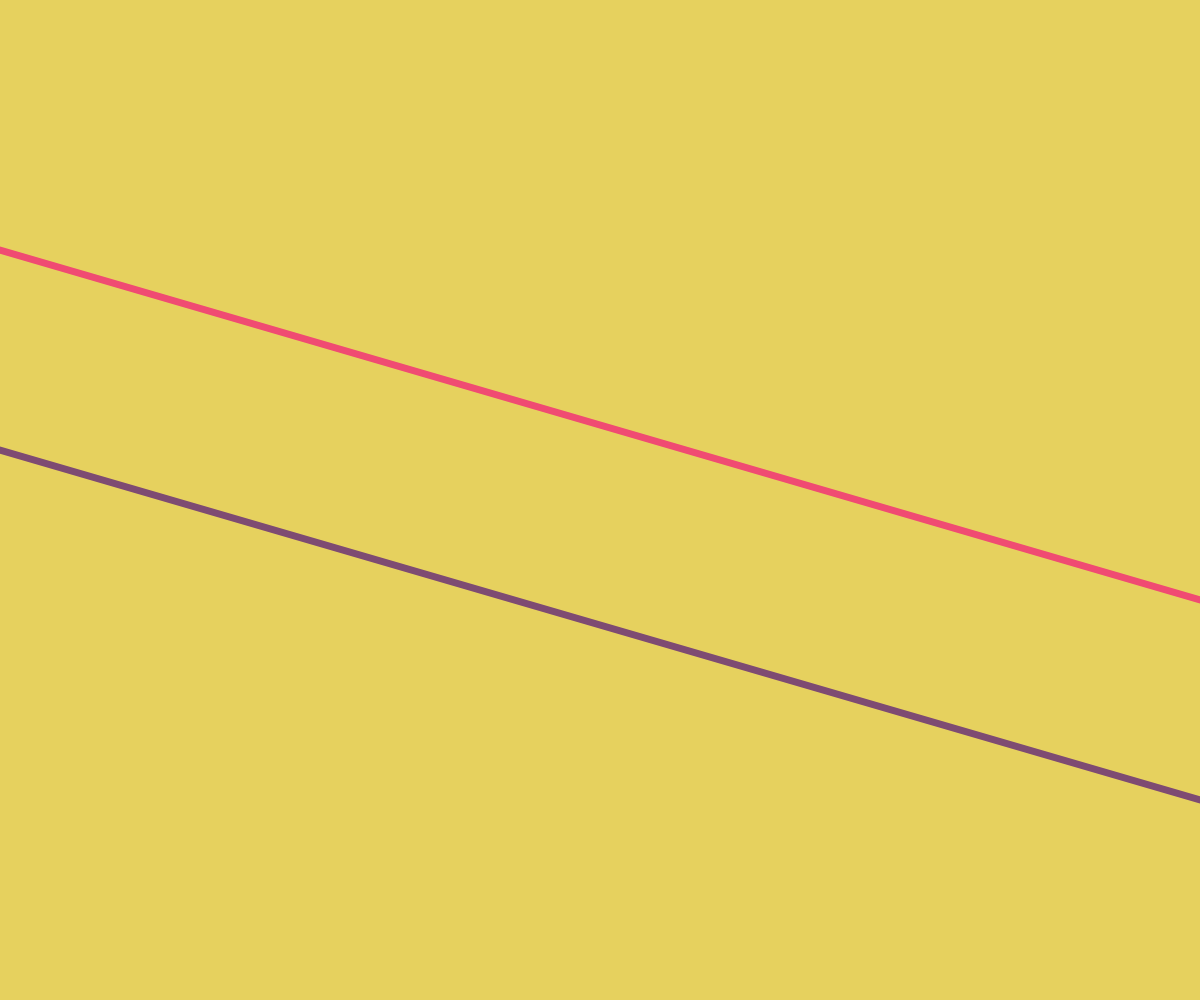
Frame 1 (no input)
Frame 60 (no input): identical to frame 1, image omitted
Frame 120 (the mouse pressed at the canvas centre since frame 60): identical to frame 1, image omitted

The p5.js sketch that drew this single still picture (run headless with seeded random() and noise() and a simulated clock; from frame 60 on, the mouse is pressed at the canvas centre):

// p5.js sketch
// ── sketch.js
//array posto a contenere i riferimenti
//virtuali ai cerchi in movimento
var circles = [];

//array posto a contenere le specifiche
//per creare le linee
var lines = [];

function preload() {
  // put preload code here
  lines = [
    {
    x1: 0, x2: 1,
    y1: 0.45, y2: 0.8,
    color: color(126, 75, 114),
    weight: 7
    },
    {
      x1: 0, x2: 1,
      y1: 0.25, y2: 0.6,
      color: color(240, 75, 114),
      weight: 7
    }
  ]
}

function setup() {
  createCanvas(windowWidth, windowHeight);
  // put setup code here
}

function draw() {
  // put drawing code here
  background(230,209,94);

  lines.forEach(element => drawLine(element))
  
  noStroke()
  fill(255, 0, 0)
  circle()
}

//funzione per creare linee in base
//alle specifiche di lines[]
function drawLine(obj) {
  console.log(obj)
  if (obj.color) {
    stroke(obj.color)
  }
  else {
    stroke(0)
  }

  if (obj.weight) {
    strokeWeight(obj.weight)
  }
  else {
    strokeWeight(5)
  }

  line(obj.x1*windowWidth, obj.y1*windowHeight, obj.x2*windowWidth, obj.y2*windowHeight)
}
